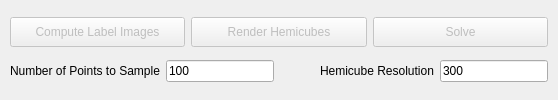
            <widget class="QWidget" name="InverseTab">
             <property name="sizePolicy">
              <sizepolicy hsizetype="Expanding" vsizetype="Preferred">
               <horstretch>0</horstretch>
               <verstretch>0</verstretch>
              </sizepolicy>
             </property>
             <attribute name="title">
              <string>Inverse Rendering</string>
             </attribute>
             <layout class="QVBoxLayout" name="tab5_layout">
              <property name="leftMargin">
               <number>10</number>
              </property>
              <property name="topMargin">
               <number>10</number>
              </property>
              <property name="rightMargin">
               <number>10</number>
              </property>
              <property name="bottomMargin">
               <number>10</number>
              </property>
              <item>
               <layout class="QHBoxLayout" name="tab5_layout1">
                <item>
                 <widget class="QPushButton" name="computeLabelImagesButton">
                  <property name="enabled">
                   <bool>false</bool>
                  </property>
                  <property name="sizePolicy">
                   <sizepolicy hsizetype="Expanding" vsizetype="Fixed">
                    <horstretch>0</horstretch>
                    <verstretch>0</verstretch>
                   </sizepolicy>
                  </property>
                  <property name="minimumSize">
                   <size>
                    <width>0</width>
                    <height>30</height>
                   </size>
                  </property>
                  <property name="text">
                   <string>Compute Label Images</string>
                  </property>
                 </widget>
                </item>
                <item>
                 <widget class="QPushButton" name="hemicubeButton">
                  <property name="enabled">
                   <bool>false</bool>
                  </property>
                  <property name="sizePolicy">
                   <sizepolicy hsizetype="Expanding" vsizetype="Fixed">
                    <horstretch>0</horstretch>
                    <verstretch>0</verstretch>
                   </sizepolicy>
                  </property>
                  <property name="minimumSize">
                   <size>
                    <width>0</width>
                    <height>30</height>
                   </size>
                  </property>
                  <property name="text">
                   <string>Render Hemicubes</string>
                  </property>
                 </widget>
                </item>
                <item>
                 <widget class="QPushButton" name="solveButton">
                  <property name="enabled">
                   <bool>false</bool>
                  </property>
                  <property name="sizePolicy">
                   <sizepolicy hsizetype="Expanding" vsizetype="Fixed">
                    <horstretch>0</horstretch>
                    <verstretch>0</verstretch>
                   </sizepolicy>
                  </property>
                  <property name="minimumSize">
                   <size>
                    <width>0</width>
                    <height>30</height>
                   </size>
                  </property>
                  <property name="text">
                   <string>Solve</string>
                  </property>
                 </widget>
                </item>
               </layout>
              </item>
              <item>
               <layout class="QHBoxLayout" name="tab5_layout2">
                <item>
                 <widget class="QLabel" name="label_npoints">
                  <property name="text">
                   <string>Number of Points to Sample</string>
                  </property>
                 </widget>
                </item>
                <item>
                 <widget class="QLineEdit" name="numSamplesLineEdit">
                  <property name="text">
                   <string>100</string>
                  </property>
                 </widget>
                </item>
                <item>
                 <spacer name="hemicubespacer">
                  <property name="orientation">
                   <enum>Qt::Horizontal</enum>
                  </property>
                  <property name="sizeHint" stdset="0">
                   <size>
                    <width>40</width>
                    <height>20</height>
                   </size>
                  </property>
                 </spacer>
                </item>
                <item>
                 <widget class="QLabel" name="label_res">
                  <property name="text">
                   <string>Hemicube Resolution</string>
                  </property>
                 </widget>
                </item>
                <item>
                 <widget class="QLineEdit" name="hemicubeResLineEdit">
                  <property name="text">
                   <string>300</string>
                  </property>
                 </widget>
                </item>
               </layout>
              </item>
             </layout>
            </widget>
